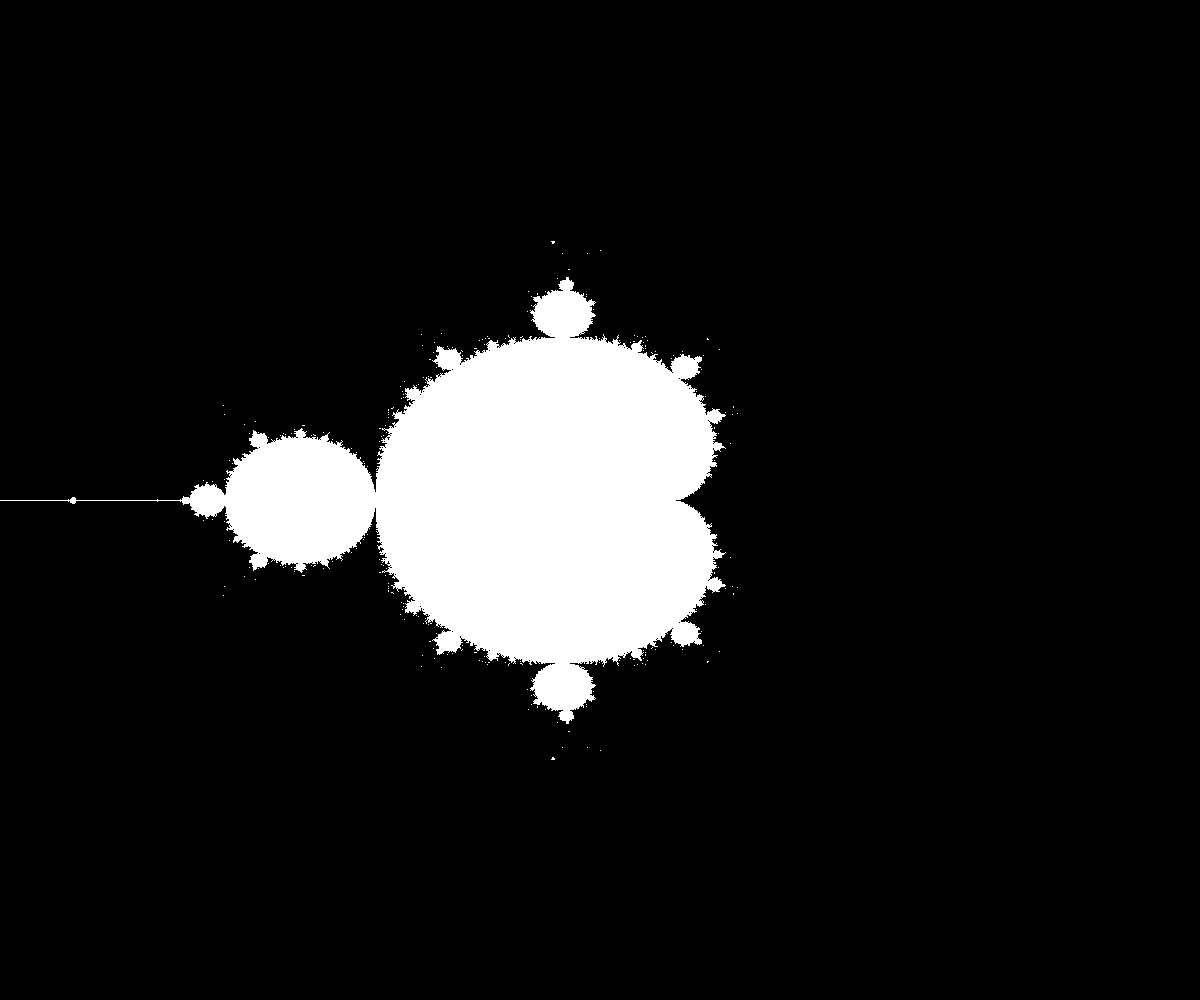
Frame 1 (no input)
Frame 60 (no input): identical to frame 1, image omitted
Frame 120 (the mouse pressed at the canvas centre since frame 60): identical to frame 1, image omitted

The p5.js sketch that drew this single still picture (run headless with seeded random() and noise() and a simulated clock; from frame 60 on, the mouse is pressed at the canvas centre):

// p5.js sketch
// ── sketch.js
// mandelbrot formula f(z) = z^2 + c
// begin at z=0
// given we cancel out 0^0  we are left with f(0) = c
// zsub2 = c^2 + c

// c is a complex number -> a+bi
// c^2 would be -> (a+bi)(a+bi)
// so the formula on line 6 -> (a+bi)(a+bi) + (a+bi) 

function setup() {
    createCanvas(windowWidth, windowHeight);
    pixelDensity(1);
    loadPixels();
    for (var x = 0; x < width; x++) {
		for(var y = 0; y < height; y++) {

			var xRange = map(x, 0, width, -2, 2);
			var yRange = map(y, 0, height, -2, 2);

			var limit = 0;
			var complexXAxisNums = xRange;
			var complexYAxisNums = yRange;

			while (limit < 100) {
				var xx = xRange * xRange - yRange * yRange;
				var yy = 2 * xRange * yRange;

				xRange = xx + complexXAxisNums;
				yRange = yy + complexYAxisNums;

				if(abs(xRange + yRange) > 16) {
					break;
				}
				limit++;
			}

			var brightness = 0;

			if(limit === 100) {
				brightness = 255;
			}

			var pix = (x + y * width) * 4;
			pixels[pix + 0] = brightness;
			pixels[pix + 1] = brightness;
			pixels[pix + 2] = brightness;
			pixels[pix + 3] = 255;
		}
    } 
	updatePixels();
}

function draw() {
	//background(22,22,22)
}
